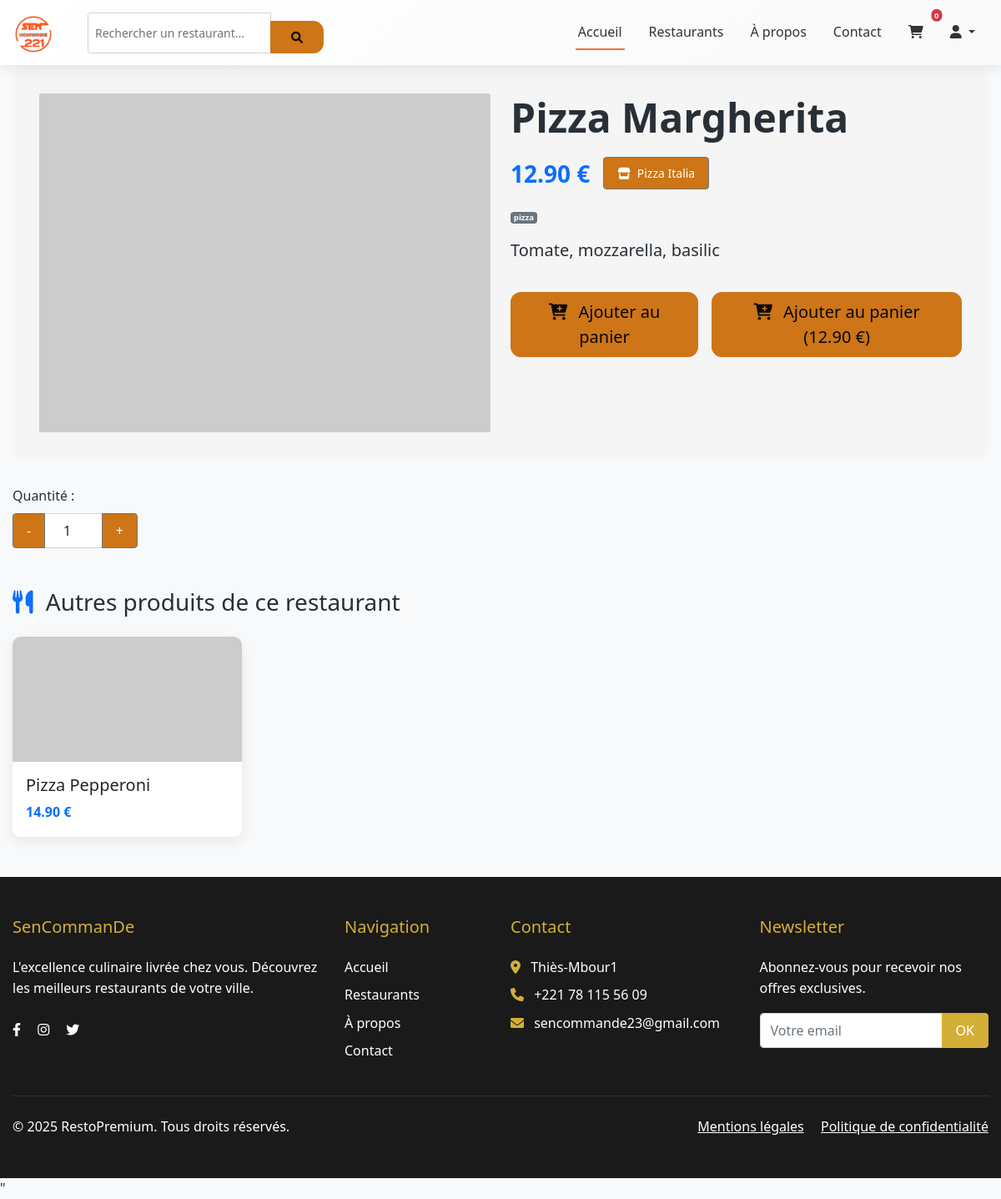
The app's page /product.php?id=3 with its own data.
### tables this page shows
CREATE TABLE `menus` (
  `id` int(11) NOT NULL,
  `restaurant_id` int(11) NOT NULL,
  `name` varchar(100) NOT NULL,
  `description` text DEFAULT NULL,
  `price` decimal(10,2) NOT NULL,
  `category` varchar(50) DEFAULT NULL,
  `image_url` varchar(255) DEFAULT NULL,
  `is_available` tinyint(1) DEFAULT 1,
  `created_at` timestamp NOT NULL DEFAULT current_timestamp(),
  `updated_at` timestamp NOT NULL DEFAULT current_timestamp() ON UPDATE current_timestamp()
);

CREATE TABLE `restaurants` (
  `id` int(11) NOT NULL,
  `user_id` int(11) NOT NULL,
  `name` varchar(100) NOT NULL,
  `description` text DEFAULT NULL,
  `address` varchar(255) NOT NULL,
  `phone` varchar(20) DEFAULT NULL,
  `image_url` varchar(255) DEFAULT NULL,
  `created_at` timestamp NOT NULL DEFAULT current_timestamp(),
  `updated_at` timestamp NOT NULL DEFAULT current_timestamp() ON UPDATE current_timestamp()
);

### includes/functions.php (called while the page is built, shortened)
<?php
function getProductImage($productId, $imageUrl = null) {
    $basePath = IMG_BASE_PATH . 'products/';
    $baseUrl = IMG_BASE_URL . 'products/';
    $extensions = ['jpg', 'jpeg', 'png', 'webp', 'gif'];
    foreach ($extensions as $ext) {
        $imagePath = $basePath . $productId . '.' . $ext;
    }
    $defaultPath = $basePath . 'default.jpg';
    return 'https://via.placeholder.com/400x300/4ECDC4/ffffff?text=Produit+Non+Disponible';
}
?>

### product.php (the view, shortened to what this page needs)
<?php
require_once __DIR__.'/includes/functions.php';
$productId = (int)$_GET['id'];
$db = connectDB();
try {
    $stmt = $db->prepare("
        SELECT m.*, r.name as restaurant_name, r.id as restaurant_id
        FROM menus m
        JOIN restaurants r ON m.restaurant_id = r.id
        WHERE m.id = ? AND m.is_available = 1
    ");
    $stmt->execute([$productId]);
    $product = $stmt->fetch();
    $stmt = $db->prepare("
        SELECT m.id, m.name, m.price, m.image_url
        FROM menus m
        WHERE m.restaurant_id = ? AND m.id != ? AND m.is_available = 1
        LIMIT 4
    ");
    $stmt->execute([$product['restaurant_id'], $productId]);
    $similarProducts = $stmt->fetchAll();
} catch (PDOException $e) {
    error_log("Erreur DB product.php: " . $e->getMessage());
    $errorMessage = DEV_MODE ? "Erreur: " . $e->getMessage() : "Une erreur est survenue lors du chargement du produit.";
    die($errorMessage);
}
?>
<!DOCTYPE html>
<html lang="fr">
<head>
    <link href="https://cdn.jsdelivr.net/npm/bootstrap@5.1.3/dist/css/bootstrap.min.css" rel="stylesheet">
    <link rel="stylesheet" href="https://cdnjs.cloudflare.com/ajax/libs/font-awesome/6.0.0/css/all.min.css">
    <link rel="stylesheet" href="<?= BASE_URL ?>assets/css/nav.css">
    <link rel="stylesheet" href="<?= BASE_URL ?>assets/css/style.css">
</head>
<body>
    <?php include __DIR__.'/includes/nav.php'; ?>
    <main class="container mb-5">
        <div class="product-hero">
            <div class="row">
                <div class="col-md-6 mb-4 mb-md-0">
                <img src="<?= getProductImage($product['id'], $product['image_url']) ?>"
     class="card-img-top"
     alt="<?= htmlspecialchars($menu['name']) ?>"
     loading="lazy">
                </div>
                <div class="col-md-6">
                    <h1 class="display-5 fw-bold mb-3"><?= htmlspecialchars($product['name']) ?></h1>
                    <div class="d-flex align-items-center mb-3">
                        <span class="text-primary fw-bold fs-3 me-3">
                            <?= number_format($product['price'], 2) ?> €
                        </span>
                        <a href="restaurant.php?id=<?= $product['restaurant_id'] ?>" class="btn btn-sm btn-outline-secondary">
                            <i class="fas fa-store me-1"></i> <?= htmlspecialchars($product['restaurant_name']) ?>
                        </a>
                    </div>
                    <?php if(!empty($product['category'])): ?>
                    <span class="badge bg-secondary mb-3">
                        <?= htmlspecialchars($product['category']) ?>
                    </span>
                    <?php endif; ?>
                    <p class="lead mb-4"><?= htmlspecialchars($product['description']) ?></p>
                    <div class="d-flex gap-3">
                        <button class="btn btn-primary btn-lg">
                            <i class="fas fa-cart-plus me-2"></i> Ajouter au panier
                            <button class="btn btn-primary btn-lg" id="addToCartBtn" data-product-id="<?= $product['id'] ?>">
    <i class="fas fa-cart-plus me-2"></i> Ajouter au panier (<?= number_format($product['price'], 2) ?> €)
</button>
                    </div>
                </div>
            </div>
        </div>
        <div class="quantity-selector mb-4">
    <label class="form-label">Quantité :</label>
    <div class="input-group" style="width: 150px;">
        <button class="btn btn-outline-secondary quantity-minus" type="button">-</button>
        <input type="number" class="form-control text-center" value="1" min="1" id="quantity">
        <button class="btn btn-outline-secondary quantity-plus" type="button">+</button>
    </div>
</div>
        <?php if(!empty($similarProducts)): ?>
        <section class="mt-5">
            <h3 class="mb-4">
                <i class="fas fa-utensils me-2 text-primary"></i>
                Autres produits de ce restaurant
            </h3>
            <div class="row g-4">
                <?php foreach($similarProducts as $similar): ?>
                <div class="col-6 col-md-4 col-lg-3">
                    <a href="product.php?id=<?= $similar['id'] ?>" class="text-decoration-none text-dark">
                        <div class="card similar-product-card h-100">
                            <img src="<?= $similar['image'] ?>"
                                 class="card-img-top"
                                 alt="<?= htmlspecialchars($similar['name']) ?>"
                                 loading="lazy">
                            <div class="card-body">
                                <h5 class="card-title"><?= htmlspecialchars($similar['name']) ?></h5>
                                <p class="card-text text-primary fw-bold">
                                    <?= number_format($similar['price'], 2) ?> €
                                </p>
                            </div>
                        </div>
                    </a>
                </div>
                <?php endforeach; ?>
            </div>
        </section>
        <?php endif; ?>
    </main>
    <?php include __DIR__.'/includes/footer.php'; ?>
</body>
</html>"

### assets/css/style.css (style rules this page uses)
:root { --primary-color: #ff6b6b; --secondary-color: #4ecdc4; --dark-color: #a2b5cb; --light-color: #f7fff7; --gray-color: #6c757d; }
body { font-family: 'Segoe UI', sans-serif; line-height: 1.6; color: var(--dark-color); background-color: #f8f9fa; }
.container { max-width: 1200px; margin: 0 auto; padding: 0 15px; }
.btn { background: var(--primary-color); color: white; padding: 0.5rem 1rem; border-radius: 4px; text-decoration: none; transition: background 0.3s; }
.btn-primary { background: #f5f2f2; color: rgb(7, 7, 7); padding: 8px 15px; border-radius: 12px; display: inline-block; margin-top: 10px; }
.badge { font-size: 0.6rem; padding: 0.25em 0.4em; }
:root { --primary-color: #ff6b35; }

### product.php (style rules this page uses)
:root { --primary-color:rgb(205, 117, 23); --secondary-color: #4ecdc4; --dark-color: #292f36; --light-color: #f7fff7; }
body { font-family: 'Segoe UI', Tahoma, Geneva, Verdana, sans-serif; background-color: #f8f9fa; padding-top: 80px; }
.product-hero { background-color: #f5f5f5; border-radius: 15px; padding: 2rem; margin-bottom: 2rem; }
.similar-product-card { transition: all 0.3s ease; border: none; border-radius: 10px; overflow: hidden; box-shadow: 0 5px 15px rgba(0,0,0,0.08); }
.similar-product-card img { height: 150px; object-fit: cover; width: 100%; }
.btn-primary { background-color: var(--primary-color); border-color: var(--primary-color); padding: 0.5rem 1.5rem; }

### records on screen
menus: name "Pizza Margherita", price "12.90", restaurant.name "Pizza Italia", category "pizza", description "Tomate, mozzarella, basilic"
menus: name "Pizza Pepperoni", price "14.90"
